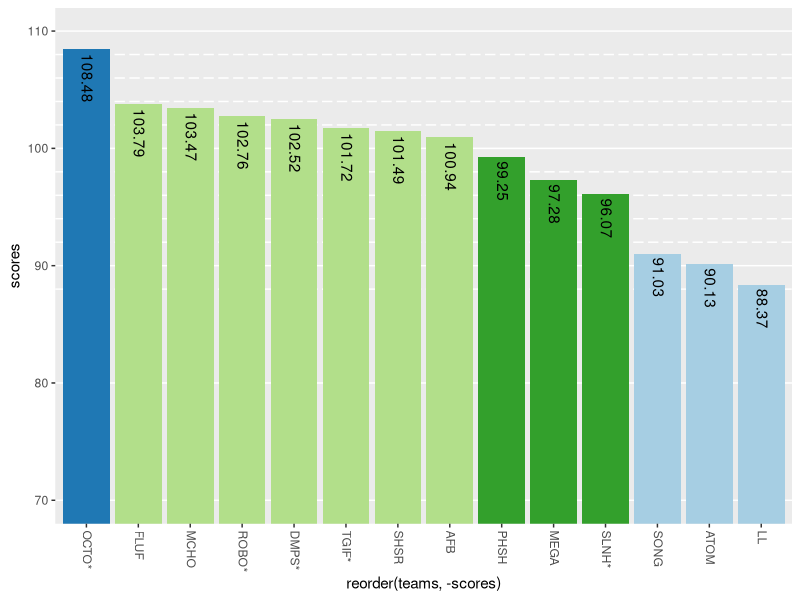

Reproduce this figure in R. (Note: this script raises an error after producing the figure.)
## ---- chunk 1
knitr::opts_chunk$set(echo = TRUE, warning=FALSE, message=FALSE)
## ---- chunk 2
library(ggplot2)

teams <- c("OCTO*", 
           "SONG", 
           "MCHO", 
           "FLUF", 
           "ROBO*", 
           "DMPS*", 
           "TGIF*", 
           "SHSR", 
           "AFB", 
           "PHSH", 
           "SLNH*", 
           "MEGA", 
           "ATOM", 
           "LL")

scores <- c(108.48, 91.03, 103.47, 103.79, 102.76, 102.52, 101.72
            , 101.49, 100.94, 99.25, 96.07, 97.28, 90.13, 88.37)

scoreCluster <- kmeans(scores, 4, nstart = 100)

df <- data.frame(teams, scores, scoreCluster$cluster)

df$tier <- df$scoreCluster.cluster

## ---- chunk 3
ggplot(df, aes(reorder(teams, -scores), y = scores)) +
  geom_bar(stat="identity", aes(fill = as.factor(tier))) +
  geom_text(aes(label = scores), hjust = -.1, vjust = .4, angle = 270) +
  scale_fill_brewer(palette = "Paired") +
  scale_y_continuous(breaks = c(60, 70, 80, 90, 100, 110), 
                     minor_breaks = c(88, 92, 94, 96, 98, 102, 104, 106, 108)) +
  theme(legend.position="none", axis.text.x = element_text(angle = 270, hjust = 0, vjust = .4),
        panel.grid.major.x = element_blank(), panel.grid.minor.x = element_blank(),
        panel.grid.minor = element_line(linetype = "longdash", size = .5)) +
  labs(list(x = "Team (*Indicates championship winner)", y = "Average Adjusted Score")) +
  coord_cartesian(ylim=c(70,110))
## ---- chunk 4
all.scores <- data.frame(read.csv("scores.csv", quote = "", header = TRUE, stringsAsFactors=FALSE))

ggplot(all.scores, aes(x = Week, y = Score)) +
  geom_smooth(span = 0.5) +
  facet_grid(~Team)
